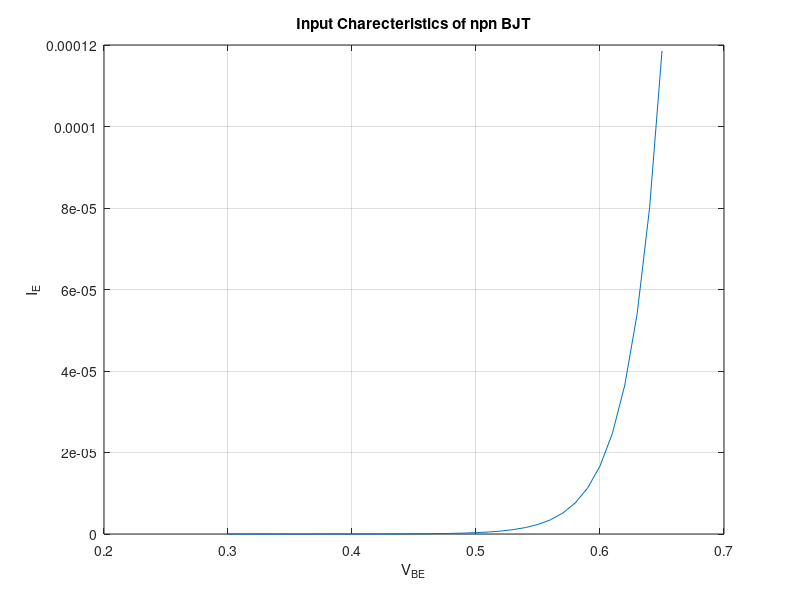

The MATLAB script that drew this image:
ar=5;
b_f=120;
b_r=0.3;
j_s=2.*(10.^-16);
t=300;
k=1.36.*(10.^(-23));
q=1.6.*(10.^(-19));
v_t=(k.*t)./q;
v_bc=-1;
v_be=(0.3:0.01:0.65);
i_s=j_s.*ar;
a_f=(b_f)./(1+b_f);
a_r=(b_r)./(1+b_r);
i_es=i_s./a_f;
i_cs=i_s./a_r;
i_f=i_es.*(exp(v_be./v_t)-1);
i_r=i_cs.*(exp(v_bc./v_t)-1);
i_e=(-a_r.*i_r)+i_f;
i_c=(a_f.*i_f)-i_r;
plot(v_be,i_e);
xlabel('V_B_E');
ylabel('I_E');
title('Input Charecteristics of npn BJT');
grid on;

